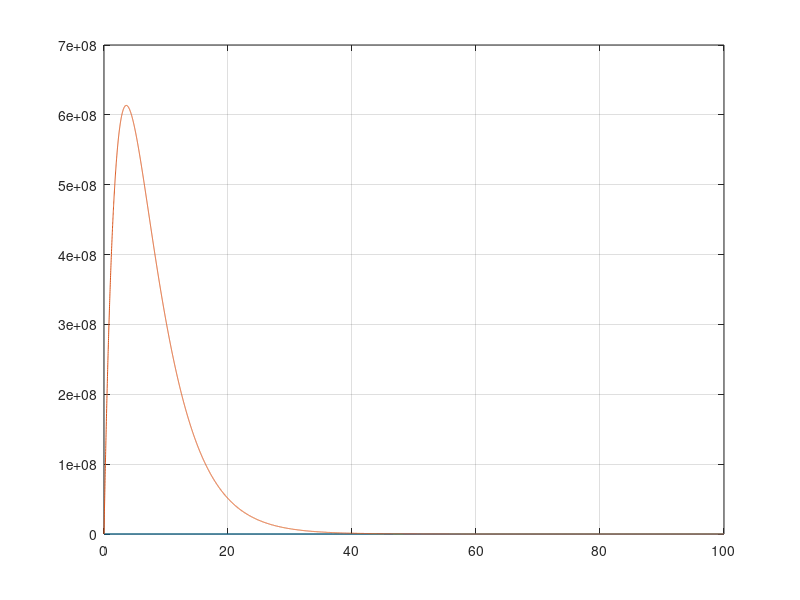

The MATLAB source for this figure:
clc
N = 10000
s = 0.9
Ss = 0.6
fT = 2/7
Ro = 2.5
fR = 1/14
fQ = 0.01
TR = 14
E = 0.5
P = 0.2
tp=20


G = @(x) N.*E.*P./((Ro./TR).*(1-1./(Ro./(s.*fT.*TR+1+Ss)))).*(exp((Ro./TR).*(1-1./(Ro./(s.*fT.*TR+1+Ss))).*x)-1);
F = @(x) N.*G(x).*exp((Ro./TR).*(1-1./(Ro./(s.*fT.*TR+1+Ss))).*(x-tp));
figure(1)
x1 = 0:0.01:100;
x2 = 0:0.01:100;
plot(x1, G(x1))
hold on
plot(x2, F(x2))
grid on